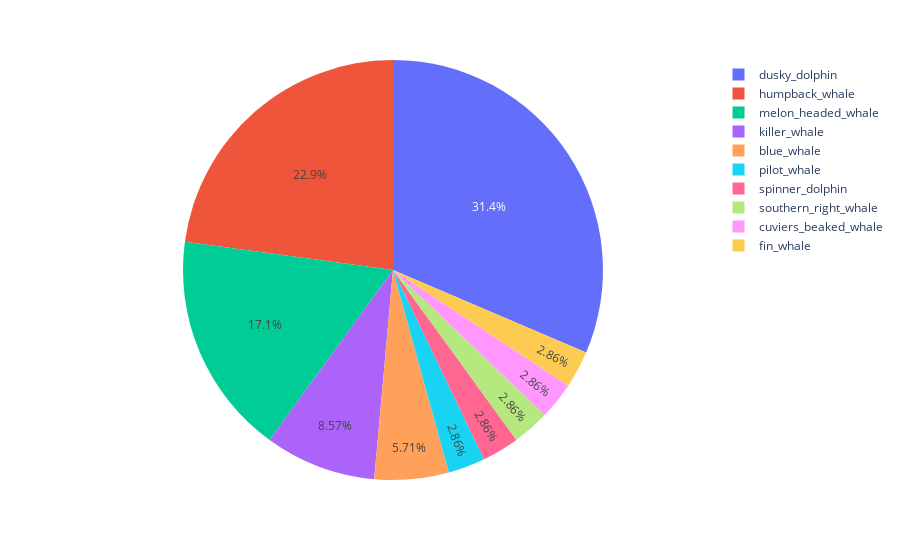

This figure's notebook cell:
### Markdown cell above
### Charts of the Species

### Code cell
val_df = pd.read_csv("visualiseFalse.csv")
fig = px.pie(val_df, values=val_df['species'].value_counts().values, names=val_df['species'].value_counts().index)
fig.show()

### Figure 1 — Plotly figure (JSON) as saved in the notebook; plotly's stock layout.template omitted (floating-point values rounded to 4 significant figures)
{"data": [{"domain": {"x": [0, 1], "y": [0, 1]}, "hovertemplate": "label=%{label}<br>value=%{value}<extra></extra>", "labels": ["dusky_dolphin", "humpback_whale", "melon_headed_whale", "killer_whale", "blue_whale", "pilot_whale", "spinner_dolphin", "southern_right_whale", "cuviers_beaked_whale", "fin_whale"], "legendgroup": "", "name": "", "showlegend": true, "type": "pie", "values": [11, 8, 6, 3, 2, 1, 1, 1, 1, 1]}], "layout": {"legend": {"tracegroupgap": 0}, "margin": {"t": 60}}}
